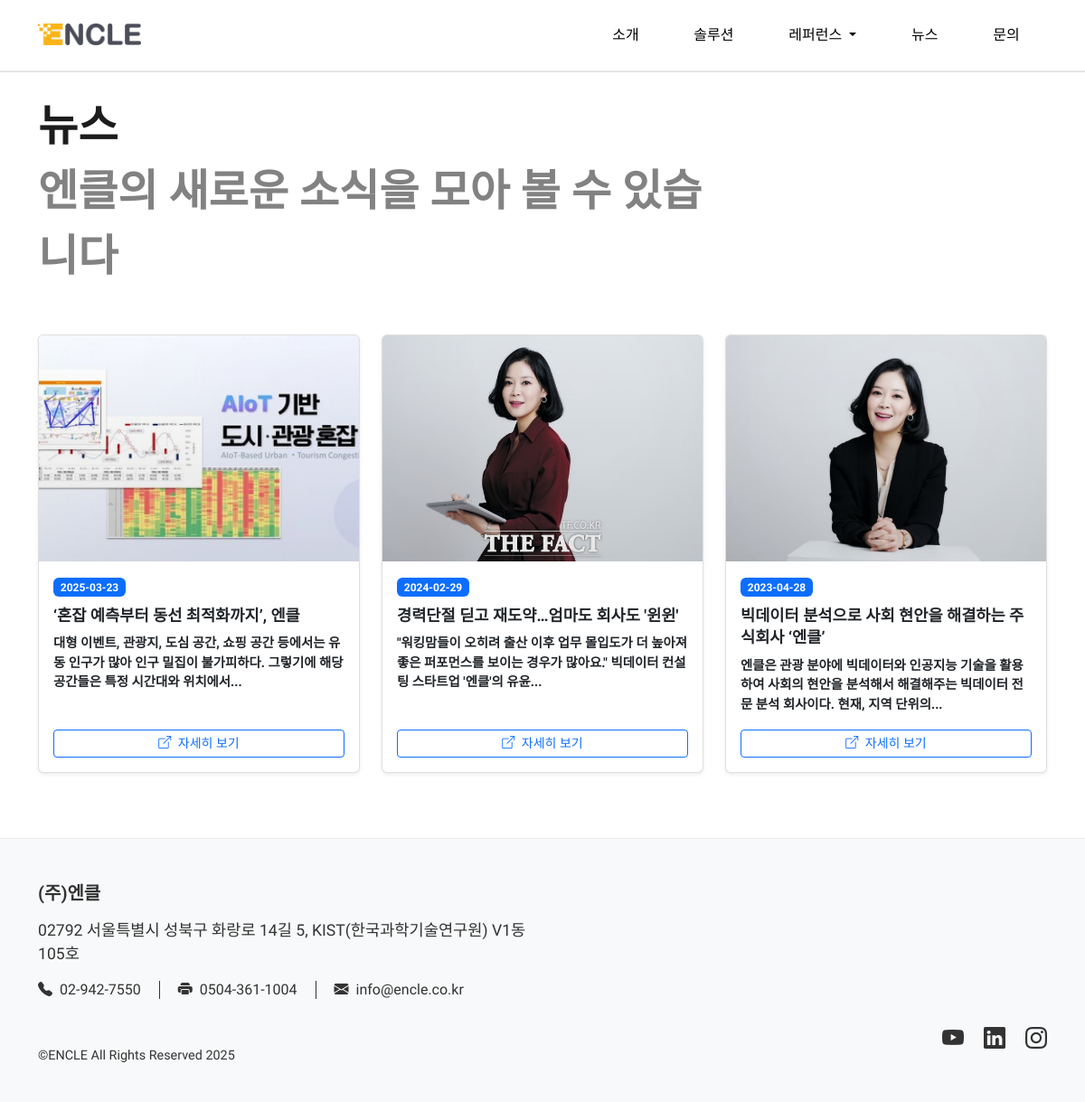
Page /news/ on the committed database.
### apps/models.py (models this page shows)
class News(db.Model):
    id = db.Column(db.Integer, primary_key=True)
    picture = db.Column(db.String(100), nullable=False)
    date = db.Column(db.String(20), nullable=False)
    title = db.Column(db.String(100), nullable=False)
    content = db.Column(db.Text, nullable=False)
    link = db.Column(db.String(100), nullable=False)

### apps/views/news_views.py (the view)
@bp.route('/')
def news():
    page = request.args.get('page', 1, type=int)
    per_page = 9  # 3x3 그리드
    pagination = News.query.order_by(News.date.desc()).paginate(
        page=page,
        per_page=per_page,
        error_out=False
    )
    news_list = pagination.items
    return render_template('news/news.html',
                         news_list=news_list,
                         pagination=pagination)

### apps/templates/news/news.html (shortened to what this page needs)
{% extends "base.html" %}
{% block content %}
<div class="news-page">
<section class="solution-intro-section">
    <div class="container">
        <div class="row">
            <div class="col-lg-8">
                <p class="mb-2 text-primary section-eyebrow">NEWS</p>
                <h1 class="section-title">
                    뉴스<br>
                    <span style="color: #828282;">엔클의 새로운 소식을 모아 볼 수 있습니다</span>
                </h1>
            </div>
        </div>
    </div>
</section>
<section class="section" style="padding: 0 0;">
    <div class="container">
        <div class="row">
            {% if news_list %}
                {% for news in news_list %}
                <div class="col-lg-4 col-md-6 mb-4">
                    <div class="card shadow-sm hover-lift h-100">
                        <div class="card-img-top-container">
                            <img src="{{ url_for('static', filename='assets/img/news/' + news.picture) }}"
                                 class="card-img-top" alt="{{ news.title }}"
                                 style="height: 250px; object-fit: cover;">
                        </div>
                        <div class="card-body d-flex flex-column">
                            <div class="mb-2">
                                <span class="badge bg-primary">{{ news.date }}</span>
                            </div>
                            <h5 class="card-title mb-2">{{ news.title }}</h5>
                            <p class="card-text flex-grow-1 mb-3">
                                {{ news.content[:80] }}{% if news.content|length > 80 %}...{% endif %}
                            </p>
                            <div class="mt-auto">
                                <a href="{{ news.link }}" target="_blank" class="btn btn-outline-primary btn-sm w-100">
                                    <i class="bi bi-box-arrow-up-right me-1"></i>
                                    자세히 보기
                                </a>
                            </div>
                        </div>
                    </div>
                </div>
                {% endfor %}
            {% endif %}
        </div>
    </div>
</section>
</div>
{% endblock %}

### apps/templates/base.html (shortened to what this page needs)
<!DOCTYPE html>
<html lang="ko">
<head>
    <link href="{{ url_for('static', filename='assets/css/bootstrap/bootstrap.min.css') }}" rel="stylesheet">
    <link href="https://cdn.jsdelivr.net/npm/bootstrap-icons@1.10.0/font/bootstrap-icons.css" rel="stylesheet">
    <link href="{{ url_for('static', filename='assets/css/custom/style.css') }}" rel="stylesheet">
</head>
<body class="{% if request.endpoint == 'main.index' %}main-page{% else %}other-page{% endif %}">
    {% include 'navigation.html' %}
    <div class="main-content">
        {% block content %}
        {% endblock %}
    </div>
    {% include 'footer.html' %}
</body>
</html>

### apps/templates/navigation.html (shortened to what this page needs)
<nav class="navbar navbar-expand-lg navbar-light fixed-top">
    <div class="container">
        <a class="navbar-brand" href="/">
            <img id="navbar-logo" src="{{ url_for('static', filename='assets/img/encle_logo_white.png') }}" alt="ENCLE LOGO" style="height: 1.5rem; vertical-align: middle; position: relative; top: -3px;">
        </a>
        <div class="collapse navbar-collapse" id="navbarNav">
            <ul class="navbar-nav ms-auto">
                <li class="nav-item nav-item-spacing">
                    <a class="nav-link" href="/company">소개</a>
                </li>
                <li class="nav-item nav-item-spacing">
                    <a class="nav-link" href="/solution">솔루션</a>
                </li>
                <li class="nav-item nav-item-spacing dropdown" id="referenceDropdown">
                    <a class="nav-link dropdown-toggle" href="/references" role="button" aria-expanded="false">
                        레퍼런스
                    </a>
                </li>
                <li class="nav-item nav-item-spacing">
                    <a class="nav-link" href="/news">뉴스</a>
                </li>
                <li class="nav-item nav-item-spacing">
                    <a class="nav-link" href="/contact">문의</a>
                </li>
            </ul>
        </div>
    </div>
</nav>

### apps/templates/footer.html (shortened to what this page needs)
<footer class="footer">
    <div class="container">
        <div class="row">
            <div class="col-md-6">
                <h5>(주)엔클</h5>
                <p class="company-address">
                    02792 서울특별시 성북구 화랑로 14길 5, KIST(한국과학기술연구원) V1동 105호
                </p>
                <div class="contact-info">
                    <div class="d-flex align-items-center" style="gap: 20px;">
                        <div class="contact-item">
                            <i class="bi bi-telephone-fill me-2"></i>
                            <span>02-942-7550</span>
                        </div>
                        <div class="contact-item">
                            <i class="bi bi-printer-fill me-2"></i>
                            <span>0504-361-1004</span>
                        </div>
                        <div class="contact-item">
                            <i class="bi bi-envelope-fill me-2"></i>
                            <span>info@encle.co.kr</span>
                        </div>
                    </div>
                </div>
                <p class="copyright">
                    &copy;ENCLE All Rights Reserved 2025
                </p>
            </div>
            <div class="col-md-6 d-flex flex-column justify-content-end align-items-end">
                <div class="social-links">
                    <a href="#">
                        <i class="bi bi-youtube"></i>
                    </a>
                    <a href="#">
                        <i class="bi bi-linkedin"></i>
                    </a>
                    <a href="#">
                        <i class="bi bi-instagram"></i>
                    </a>
                </div>
            </div>
        </div>
    </div>
</footer>

### apps/static/assets/css/custom/style.css (style rules this page uses)
body, * { font-family: 'Madefor Display', sans-serif; }
.navbar { background-color: transparent !important; box-shadow: none; transition: all 0.3s ease; border-bottom: 0.15rem solid rgba(255, 255, 255, 1.0); min-height: 80px; }
.navbar.scrolled { background-color: #ffffff !important; border-bottom: 0.15rem solid rgba(0, 0, 0, 0.1); }
body.other-page .navbar { background-color: #ffffff !important; border-bottom: 0.15rem solid rgba(0, 0, 0, 0.1); }
body.other-page .navbar-brand { color: #000000 !important; text-shadow: none; }
body.other-page .navbar-nav .nav-link { color: #000000 !important; text-shadow: none; }
.navbar-brand { font-weight: 800; font-size: 1.8rem; color: #ffffff !important; text-shadow: 2px 2px 4px rgba(0,0,0,0.5); }
.navbar.scrolled .navbar-brand { color: #000000 !important; text-shadow: none; }
.navbar-nav .nav-link { font-weight: 400; color: #ffffff !important; padding: 0.5rem 1rem !important; margin: 0 0.2rem; border-radius: 6px; transition: all 0.3s ease; text-shadow: 1px 1px 2px rgba(0,0,0,0.5); }
.navbar.scrolled .navbar-nav .nav-link { color: #000000 !important; text-shadow: none; }
.nav-item-spacing { margin-left: 0.7rem; margin-right: 0.7rem; }
.main-content { min-height: calc(100vh - 76px); }
.footer { background-color: #2c3e50; color: white; padding: 2rem 0; margin-top: auto; font-weight: 800; }
.card { border: none; box-shadow: 0 4px 6px rgba(0,0,0,0.1); transition: transform 0.3s ease, box-shadow 0.3s ease; font-weight: 800; }
.section { padding: 5rem 0; }
.section-title { font-size: 3.0rem; font-weight: 600; margin-bottom: 3rem; }
.section-eyebrow { font-size: 0.9rem; font-weight: 700; }
.footer { background-color: #ffffff; padding: 40px 0; border-top: 1px solid #e9ecef; }
.footer h5 { color: #333333; font-weight: 600; margin-bottom: 1rem; }
.footer .company-address { color: #333333; font-size: 1.1rem; font-weight: 500; margin-bottom: 0.5rem; }
.footer .contact-info { margin: 15px 0 50px 0; }
.footer .contact-item { display: flex; align-items: center; }
.footer .contact-item i { color: #333333; margin-right: 0.5rem; }
.footer .contact-item span { font-size: 1.0rem; color: #333333; font-weight: 500; }
.footer .copyright { color: #333333; font-size: 0.9rem; font-weight: 500; margin-bottom: 0.5rem; }
.footer .social-links { margin-bottom: 20px; }
.footer .social-links a { color: #333333; font-size: 1.5rem; text-decoration: none; margin-right: 1rem; transition: color 0.3s ease; }
.footer .social-links a:last-child { margin-right: 0; }
.solution-intro-section { background-color: white; color: #1c1c1c; min-height: 70vh; display: flex; align-items: center; padding-top: 0; position: relative; }
.solution-intro-section .container { position: relative; z-index: 2; }
.solution-intro-section .section-title { color: #1c1c1c; margin: 50px 0 30px 0; line-height: 1.5; }
.news-page .solution-intro-section { min-height: 45vh !important; align-items: flex-end !important; }
.news-page .solution-intro-section .container { padding-top: 2rem !important; }
.news-page .solution-intro-section .section-title { margin: 50px 0 50px 0;; }
.news-page .section { padding-top: 1rem !important; padding-bottom: 3rem !important; }
.news-page .solution-intro-section + .section { padding-top: 0 !important; }
.footer { background-color: #f8f9fa; padding: 3rem 0 2rem 0; border-top: 1px solid #e9ecef; }

### apps/templates/news/news.html (style rules this page uses)
.hover-lift { transition: transform 0.3s ease, box-shadow 0.3s ease; }
.card-img-top-container { position: relative; overflow: hidden; }
.card-img-top-container::after { content: ''; position: absolute; top: 0; left: 0; right: 0; bottom: 0; background: linear-gradient(transparent, rgba(0,0,0,0.1)); pointer-events: none; }
.section { min-height: auto; height: auto; }
.card { border: 1px solid rgba(0,0,0,0.125); border-radius: 0.375rem; height: 100%; }
.card-body { padding: 1rem; display: flex; flex-direction: column; }
.card-title { font-size: 1.1rem; font-weight: 600; line-height: 1.4; }
.card-text { font-size: 0.9rem; line-height: 1.5; }

### rows in the picture
News: picture (picture), date "2025-03-23", title "‘혼잡 예측부터 동선 최적화까지’, 엔클", content "대형 이벤트, 관광지, 도심 공간, 쇼핑 공간 등에서는 유동 인구가 많아 인구 밀집이 불가피하다. 그렇기에 해당 공간들은 특정 시간대와 위치에서"
News: picture (picture), date "2024-02-29", title "경력단절 딛고 재도약…엄마도 회사도 '윈윈'", content "\"워킹맘들이 오히려 출산 이후 업무 몰입도가 더 높아져 좋은 퍼포먼스를 보이는 경우가 많아요.\" 빅데이터 컨설팅 스타트업 '엔클'의 유윤"
News: picture (picture), date "2023-04-28", title "빅데이터 분석으로 사회 현안을 해결하는 주식회사 ‘엔클’", content "엔클은 관광 분야에 빅데이터와 인공지능 기술을 활용하여 사회의 현안을 분석해서 해결해주는 빅데이터 전문 분석 회사이다. 현재, 지역 단위의"
